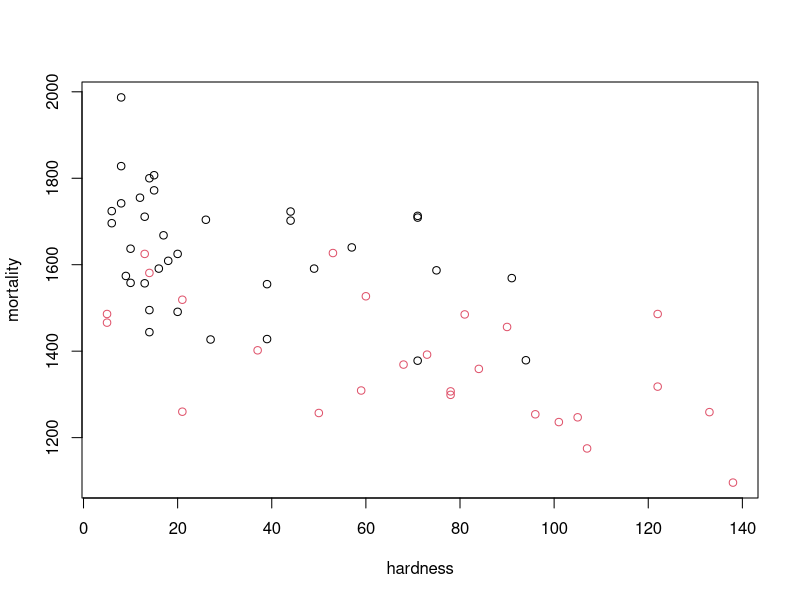

Recreate this plot in R.
library(HSAUR3)


### Name: water
### Title: Mortality and Water Hardness
### Aliases: water
### Keywords: datasets

### ** Examples


  data("water", package = "HSAUR3")
  plot(mortality ~ hardness, data = water, 
       col = as.numeric(water$location))
